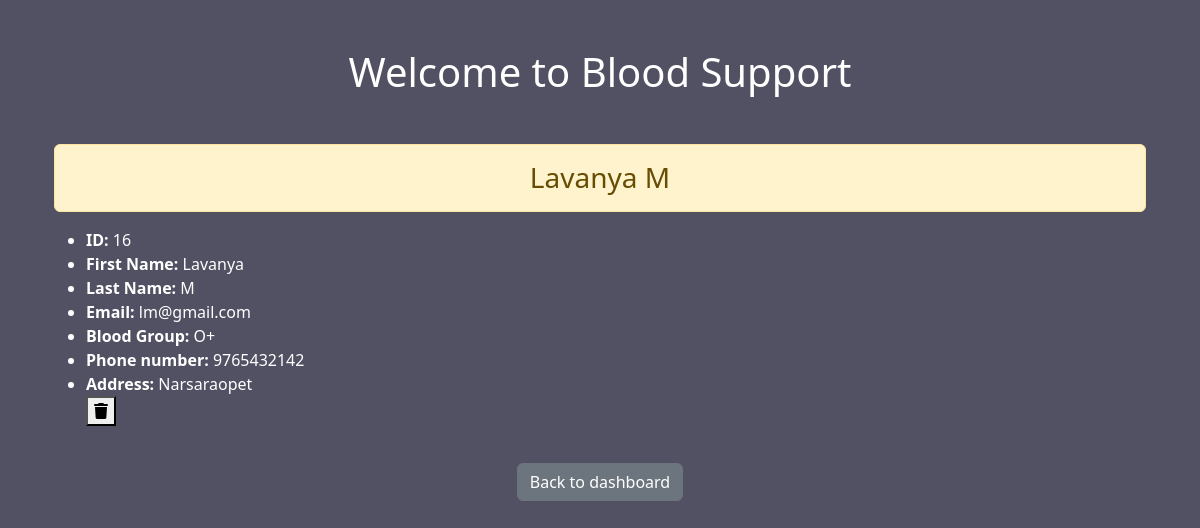
Screenshot of /donordetails/16 (signed in) with the database file from the repository.
### donors/models.py (models this page shows, shortened)
class Donor(models.Model):
    firstname=models.CharField(max_length=25,null=True)
    lastname=models.CharField(max_length=25,null=True)
    email=models.EmailField(max_length=60,null=True,unique=True)
    phone = models.IntegerField(null=True, unique=True)
    bloodgroup=models.CharField(max_length=5,null=True)
    address=models.CharField(max_length=100,null=True)
    username=models.CharField(max_length=50,null=True,unique=True)
    password=models.CharField(max_length=12,null=True)

### donors/views.py (the view)
# urls.py: path('donordetails/<int:id>',views.DonorDetails,name='donordetails'),
@login_required(login_url='login')
def DonorDetails(request,id):
    i=Donor.objects.get(id=id)
    context={
        'i':i,
    }
    return render(request,'donorDetails.html',context)

### templates/donorDetails.html (shortened to what this page needs)
{% extends 'base.html' %}
{% block content %}
<div class="container">
    <h3 class="alert alert-warning text-center"> {{i.firstname}} {{i.lastname}}  </h3>
            <ul class="text-white">
                <li><strong>ID: </strong>{{i.id}}</li>
                <li><strong>First Name: </strong>{{i.firstname}}</li>
                <li><strong>Last Name: </strong>{{i.lastname}}</li>
                <li><strong>Email: </strong>{{i.email}}</li>
                <li><strong>Blood Group: </strong>{{i.bloodgroup}}</li>
                <li><strong>Phone number: </strong>{{i.phone}}</li>
                <li><strong>Address: </strong>{{i.address}}</li>
                    <form action="{% url  'deletedonor' i.id %}" method="post" class="d-inline">
                        <button type="submit">
                            <i class="fa-solid fa-trash "></i>
                        </button>
                    </form>
            </ul>
            <div style="display: flex;justify-content: center;align-items: center;height: 10vh;">
                <a href="{% url 'admindashboard' %}" class="btn btn-secondary"> Back to dashboard</a>
            </div>
</div>
{% endblock content %}

### templates/base.html (style rules this page uses)
body { background-color: #525063; }

### rows the page displays
Donor: firstname "Lavanya", lastname "M", id "16", email "lm@gmail.com", bloodgroup "O+", phone "9765432142", address "Narsaraopet"
